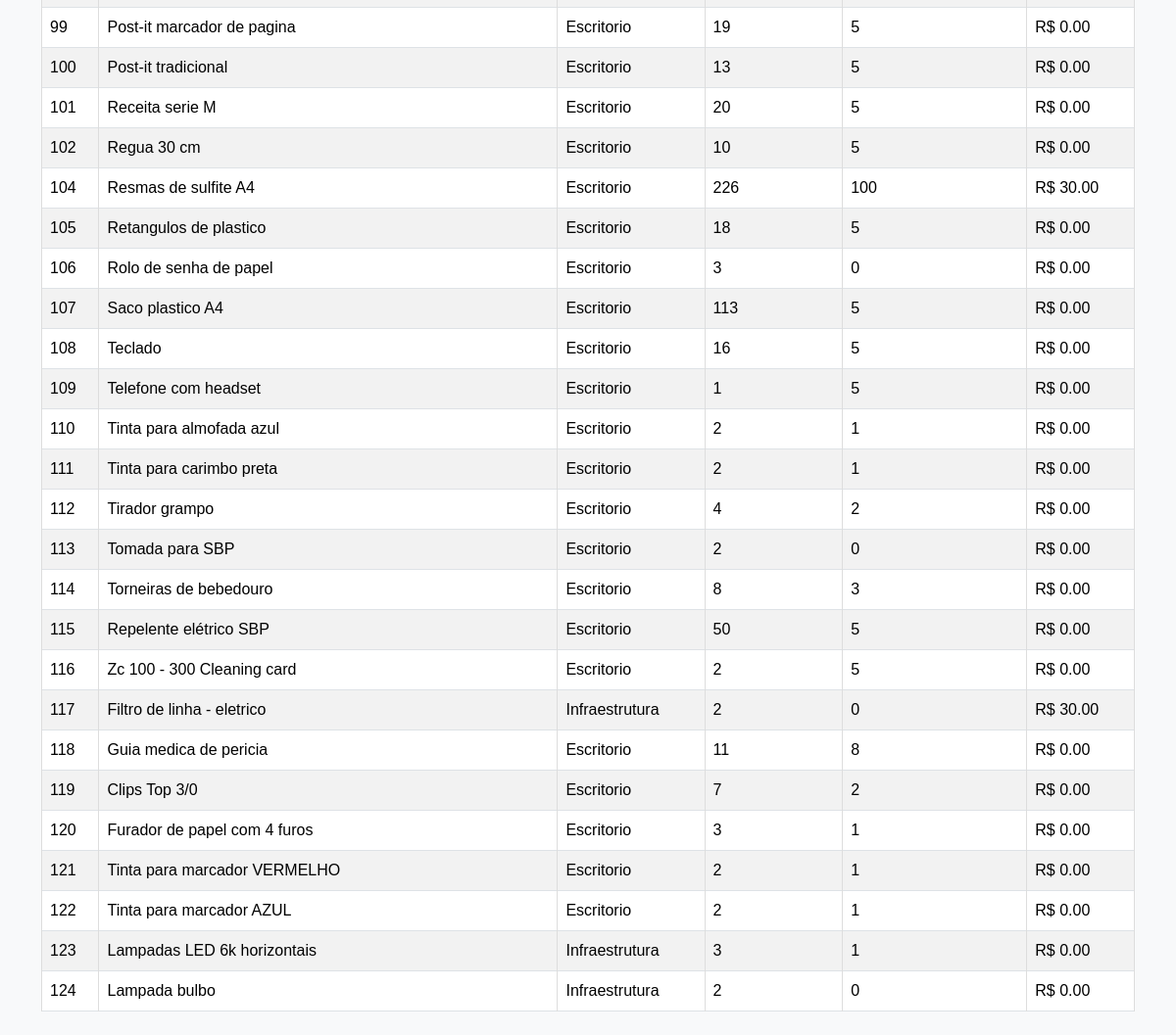
The app's page /relatorio_avancado (signed in, lower part), older data.
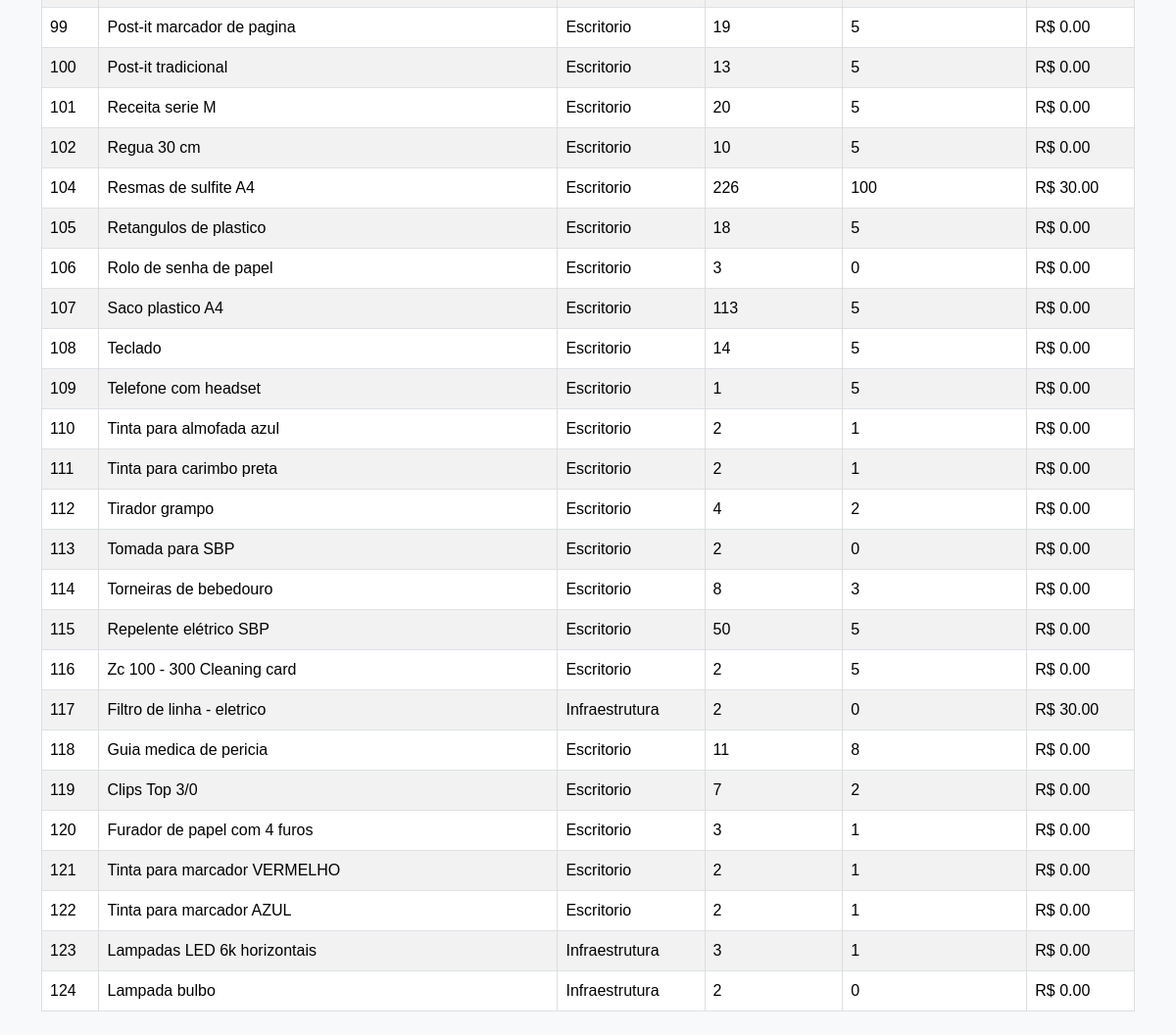
The same page, newer data.
### models.py (models this page shows)
class Produto(db.Model):
    __tablename__ = 'produtos'
    id = db.Column(db.Integer, primary_key=True)
    nome = db.Column(db.String(100), nullable=False)
    quantidade = db.Column(db.Integer, nullable=False)
    preco = db.Column(db.Float, nullable=False)
    estoque_minimo = db.Column(db.Integer, nullable=False, default=0)
    categoria_id = db.Column(db.Integer, db.ForeignKey('categoria.id'), nullable=False)

class Categoria(db.Model):
    id = db.Column(db.Integer, primary_key=True)
    nome = db.Column(db.String(50), nullable=False, unique=True)
    produtos = db.relationship('Produto', backref='categoria', lazy=True)

### app.py (the view, shortened to what this page needs)
@app.route('/relatorio_avancado')
@login_required
def relatorio_avancado():
    categoria_nome = request.args.get('categoria')
    data_inicio = request.args.get('data_inicio')
    data_fim = request.args.get('data_fim')
    estoque_baixo = request.args.get('estoque_baixo')
    query = Produto.query
    if categoria_nome:
        categoria = Categoria.query.filter_by(nome=categoria_nome).first()
        if categoria:
            query = query.filter(Produto.categoria_id == categoria.id)
    if estoque_baixo:
        query = query.filter(Produto.quantidade <= Produto.estoque_minimo)
    page = request.args.get('page', 1, type=int)
    per_page = 500  # ou outro valor desejado
    produtos_filtrados = query.paginate(page=page, per_page=per_page)
    categorias = Categoria.query.all()
    return render_template('relatorio_avancado.html', produtos=produtos_filtrados, categorias=categorias)

### app.py (called while the page is built)
@login_manager.user_loader
def load_user(user_id):
    return Usuario.query.get(int(user_id))

### models.py (called while the page is built)
    @property
    def is_admin(self):
        return self.tipo == 'admin'

### templates/relatorio_avancado.html (shortened to what this page needs)
{% extends 'base.html' %}
{% block content %}
{% if produtos %}
  <table class="table table-bordered table-striped">
    <tbody>
      {% for produto in produtos.items %}
        <tr {% if produto.quantidade <= produto.estoque_minimo %}class="alerta-estoque"{% endif %}>
          <td>{{ produto.id }}</td>
          <td>{{ produto.nome }}</td>
          <td>{{ produto.categoria.nome }}</td>
          <td>{{ produto.quantidade }}</td>
          <td>{{ produto.estoque_minimo }}</td>
          <td>R$ {{ "%.2f"|format(produto.preco) }}</td>
        </tr>
      {% endfor %}
    </tbody>
  </table>
{% else %}
  <div class="alert alert-warning">Nenhum produto encontrado com os filtros selecionados.</div>
{% endif %}
{% endblock %}

Row changes from the older to the newer data that the page shows:
changed Produto "Teclado": quantidade "16" → "14"
